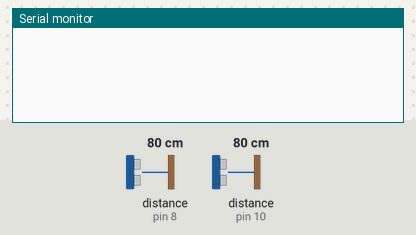
Recording of a sketch running on a simulated Arduino Mega 2560, built with avr-gcc and run on an emulated ATmega2560. Parts: the last lines printed to the serial monitor. Wiring (inferred from the names in the program): 2 × ultrasonic range finder: trigger pin 9, echo pin 8 / trigger pin 11, echo pin 10. The test bench sets the inputs (shaded band); at power-on: distance to the obstacle (sensors on pin 10, pin 8) 80 cm. The echo pulse lasts 58.3 µs per cm.

Above: at 1.2 s.
1.3 s: distance to the obstacle (sensor on pin 10) set to 120 cm
At 2.7 s:
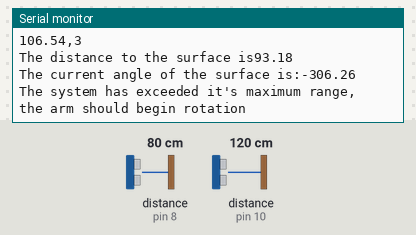
3.0 s: distance to the obstacle (sensor on pin 8) set to 120 cm
At 5.9 s:
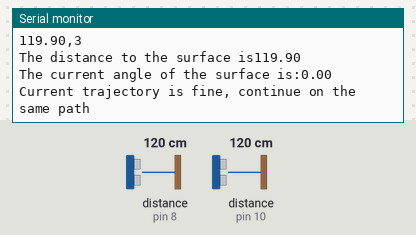
6.0 s: distance to the obstacle (sensor on pin 8) set to 2 cm
At 9.1 s:
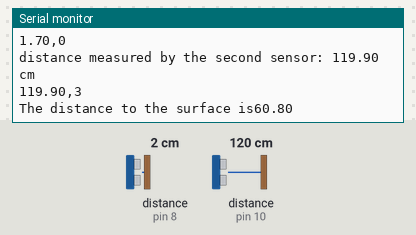
Timing chart, 0 to 10.6 s (numbered marks = the images above; inputs shaded):
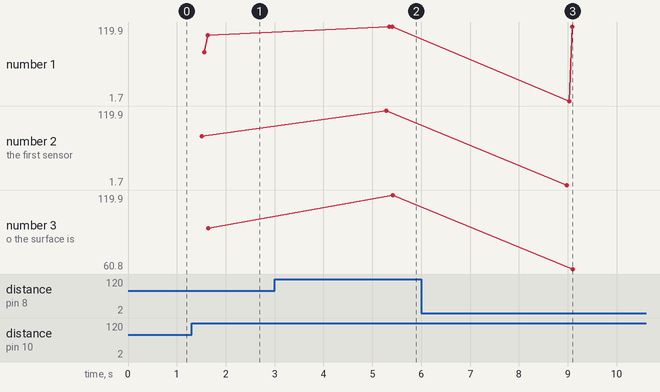

The sketch:

Sensors_method_2_edit_only_2_sensors_.ino
```cpp
// (licence header left out)
/*-------------------------------------------------------------------------------------------------------------------------------|
  This code allows you to know the disctance between an Ultrasonic sensor and an object                                           |
  I used two Ultrasonic sensors so you can place them in two different sides to know if there is any object near to your Robot    |
  You can add more Ultrasonic sensors and follow the same steps two be sure that you are getting the desired information          |
  ---------------------------------------------------------------------------------------------------------------------------------|*/
//Start :
//define the pins that we will use for the first ultrasonic sensor
//----------------------------------------------------------------------------------------------------------------------
#define trigPin1 9                                   //pin number 9 in arduino MEGA2560
#define echoPin1 8                                   // we'll use this pin to read the signal from the first sensor
#define LED_first_ping 22                            // I/O digital or analogique ( we will use pin 22 to command an LED (on/off))
//----------------------------------------------------------------------------------------------------------------------

//define the pins that we will use for the second ultrasonic sensor
//----------------------------------------------------------------------------------------------------------------------
#define trigPin2 11
#define echoPin2 10
#define LED_second_ping 24
//----------------------------------------------------------------------------------------------------------------------

//define the pins that we will use for the third ultrasonic sensor
//----------------------------------------------------------------------------------------------------------------------
#define trigPin3 13
#define echoPin3 12
#define LED_third_ping 26
//----------------------------------------------------------------------------------------------------------------------

//used variables
//----------------------------------------------------------------------------------------------------------------------
double duration, distance, UltraSensor1, UltraSensor2, UltraSensor3; //we'll use these variable to store and generate data
float x0, y0, z0, x1, y1, z1, x2, y2, z2;
char data;
String SerialData = "";
double CentreX, CentreY, CentreZ, Px, Py, Pz, Qx, Qy, Qz, Rx, Ry, Rz, PQx, PQy, PQz, PRx, PRy, PRz;
float PQPR, SQPQ, SQPR, cangle, angle;
float UltraSensor1S, UltraSensor1T, UltraSensor2S,UltraSensor2T, UltraSensor3S, UltraSensor3T;
float average1, average2, average3;
float opp, tangle, fdistance;
//float C0, C1, C2, Plane, Final;
//----------------------------------------------------------------------------------------------------------------------

//Make the setup of your pins
//----------------------------------------------------------------------------------------------------------------------
void setup()
{ // START SETUP FUNCTION
  Serial.begin (9600);                              // we will use the serial data transmission to display the distance value on the serial monitor

  // setup pins first sensor
  pinMode(trigPin1, OUTPUT);                        // from where we will transmit the ultrasonic wave
  pinMode(echoPin1, INPUT);                         //from where we will read the reflected wave

  //setup pins second sensor
  pinMode(trigPin2, OUTPUT);
  pinMode(echoPin2, INPUT);

  //setup pins third sensor
  pinMode(trigPin3, OUTPUT);
  pinMode(echoPin3, INPUT);

  x0 = 0;
  y0 = 0;
  //z0 = 0;
  x1 = 0;
  y1 = 3;
  //z1 =5;
  x2 = 0;
  y2 = -3;
 // z2 = 5;


}// END SETUP FUNCTION

//write the code in the loop function
void loop()
{
  UltraSensor1=0;
  UltraSensor2=0;
  UltraSensor3=0;
  // START THE LOOP FUNCTION

  for (int i = 0; i<10; i++) {
    SonarSensor(trigPin1, echoPin1);              // look bellow to find the difinition of the SonarSensor function

   if(distance>=UltraSensor1+0.5)
   {
    UltraSensor1T = UltraSensor1S;
    UltraSensor1S = UltraSensor1;
  UltraSensor1 = distance;                       // store the distance in the first variable
   }
   else if(distance>=UltraSensor1S)
   {
    UltraSensor1T = UltraSensor1S;
    UltraSensor1S=distance;
   }
   else if(distance>=UltraSensor1T)
   {
        UltraSensor1T=distance;
   }
   average1=(UltraSensor1+UltraSensor1S+UltraSensor1T)/3;
   x0 = average1 ;
   delay(70);

  }

 for (int i = 0;i<10; i++) {
    SonarSensor(trigPin2, echoPin2);              // call the SonarSensor function again with the second sensor pins

  if(distance>=UltraSensor2+0.5)
   {
    UltraSensor2T = UltraSensor2S;
    UltraSensor2S = UltraSensor2;
  UltraSensor2 = distance;                       // store the distance in the second variable
   }
   else if(distance>=UltraSensor2S)
   {
    UltraSensor2T = UltraSensor2S;
    UltraSensor2S=distance;
   }
   else if(distance>=UltraSensor2T)
   {
    UltraSensor2T=distance;
   }
   average2=(UltraSensor2+UltraSensor2S+UltraSensor2T)/3;
   x1 = average2;
   delay(70);
  }

  fdistance = (x0+x1)/2;
  /*
  SonarSensor(trigPin3, echoPin3);              // call the SonarSensor function again with the second sensor pins
  UltraSensor3 = distance;                      // store the new distance in the second variable
  x2 = UltraSensor3;

  while (Serial.available())
  {
    delay(10);
    data = Serial.read();
    SerialData += data;
  }

*/
  // display the distances on the serial monitor for the first sensor
  //----------------------------------------------------------------------------------------------------------------------
  Serial.println();
  Serial.println();
  Serial.print("distance measured by the first sensor: ");
  Serial.print(x0);
  Serial.println(" cm");
  Serial.print(x0);
  Serial.print(",0");
  Serial.println();
  //----------------------------------------------------------------------------------------------------------------------

  //display the distance on the serial monitor for the second sensor
  //----------------------------------------------------------------------------------------------------------------------
  Serial.print("distance measured by the second sensor: ");
  Serial.print(x1);
  Serial.println(" cm");
  Serial.print(x1);
  Serial.print(",3");
  Serial.println();
  //---------------------------------------------------------------------------------------------------------------------
/*
  //display the distance on the serial monitor for the third sensor
  //----------------------------------------------------------------------------------------------------------------------
  Serial.print("distance measured by the third sensor: ");
  Serial.print(UltraSensor3);
  Serial.println(" cm");
  Serial.print(x2);
  Serial.print(",-3");
  Serial.println();
  //----------------------------------------------------------------------------------------------------------------------

*/
  Serial.print("The distance to the surface is");
  Serial.println(fdistance);
  opp = 0;
  CentreX = 0;
  CentreY = 0;
  CentreZ = 3.333;   // Center of the three sensors, will be used in the final equation

  /*Px = x0;
  Py = 0;
                    Pz = 0; //Vector P where sensor 1 detects

  Qx = x1;
  Qy = 3;
                      Qz = 5; // Vector Q where sensor 2 detects


  Rx = x2;
  Ry = -3;
                      Rz = 5; //Vector R where sensor 3 detects

  PQx = x1 - x0;
  PQy = 3;
                     PQz = 5;    //Defining PQ in its individual parts

  PRx = x2 - x0;
  PRy = -3;
                         PRz = 5;  //Defining PR in its individual parts
  */
  opp = (x0-x1); //??????
  tangle = (opp/5)*(180/3.14);

  angle = atan(tangle);

  Serial.print("The current angle of the surface is:");
  Serial.println(tangle);

  if((-30>=tangle)||(30<=tangle))
  {
    Serial.println("The system has exceeded it's maximum range, the arm should begin rotation");
  }
  else{
    Serial.println("Current trajectory is fine, continue on the same path");
  }


 //SQPQ = sqrt(pow(x1-x0,2)+9);
  //SQPR = sqrt(pow(x2-x0,2)+9);
  //C1 = -(5*x1) + (5*x2);
  //C2 = (6*x0) - (3*x1) - (3*x2); //Plane = C0(x-X0) + C1(y-YO) + C2(z-Z0) note (X0,Y0,Z0) = (x0,0,0)  //Cross product of PQ and PR
 // cangle = PQPR/(SQPQ*SQPR);
 // angle = acos(cangle);
 /* Serial.print("PQPR is:");
  Serial.println(PQPR);
  Serial.print("SQPQ is:");
  Serial.println(SQPQ);
  Serial.print("SQPR is:");
  Serial.println(SQPR);
  Serial.print("cangle is:");
  Serial.println(cangle);
  Serial.print("angle is:");
  Serial.println(angle);

  if ((angle>=80)&&(angle<=90)) {

  Serial.print("The allignment is fine, the system will continue as normal");
  }
  else{
  Serial.println("There is an obscure allignment, the system will now proceed to rotate");
  }
  */
  /*Plane = abs(C0*(x0));//abs(C0*(CentreX-x0)+C1*(CentreY-y0)+C2*(CentreZ-z0));
  Serial.print("C0 is:");
  Serial.println(C0);
  Serial.print("C1 is:");
  Serial.println(C1);
  Serial.print("C2 is:");
  Serial.println(C2);
  Serial.print("The value of the the plane is:");
  Serial.println(Plane);

  Final  = (Plane-C2*CentreZ)/(sqrt(pow(C0,2)+pow(C1,2)+pow(C2,2)));
  Serial.print("The average distance of the sensors to the plane is:");
  Serial.print(Final);
  Serial.println("cm");
  */
  delay(2000);
}//END LOOP FUNTION

// SonarSensor function used to generate and read the ultrasonic wave
void SonarSensor(int trigPinSensor, int echoPinSensor) //it takes the trigPIN and the echoPIN
{
  //START SonarSensor FUNCTION
  //generate the ultrasonic wave
  //----------------------------------------------------------------------------------------------------------------------
  digitalWrite(trigPinSensor, LOW);// put trigpin LOW
  delayMicroseconds(2);// wait 2 microseconds
  digitalWrite(trigPinSensor, HIGH);// switch trigpin HIGH
  delayMicroseconds(10); // wait 10 microseconds
  digitalWrite(trigPinSensor, LOW);// turn it LOW again
  delayMicroseconds(50);
  //----------------------------------------------------------------------------------------------------------------------

  //read the distance
  //----------------------------------------------------------------------------------------------------------------------
  duration = pulseIn(echoPinSensor, HIGH);//pulseIn funtion will return the time on how much the configured pin remain the level HIGH or LOW; in this case it will return how much time echoPinSensor stay HIGH
  distance = (duration / 2) / 29.1; // first we have to divide the duration by two
}// END SonarSensor FUNCTION

/****************************----------------------- END PROGRAM -----------------------****************************/
```

Measured:
- after the input at 1.3 s, the serial monitor: prints a new line after 0.27 s (image 1)
- after the input at 3.0 s, the serial monitor: prints a new line after 2.3 s (image 2)
- after the input at 6.0 s, the serial monitor: prints a new line after 3.0 s (image 3)
- plotted number 2: 119.9 → 1.81 after the input at 6.0 s
- plotted number 3: 119.9 → 60.85 after the input at 6.0 s
